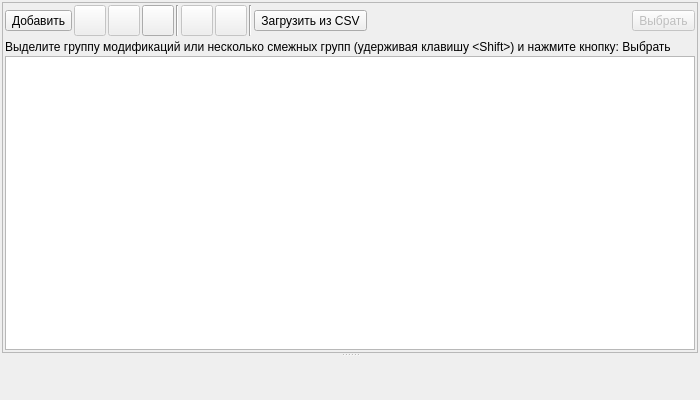
<?xml version="1.0" encoding="UTF-8"?>
<ui version="4.0">
 <class>FormModificationsGroups</class>
 <widget class="QWidget" name="FormModificationsGroups">
  <property name="geometry">
   <rect>
    <x>0</x>
    <y>0</y>
    <width>700</width>
    <height>400</height>
   </rect>
  </property>
  <property name="windowTitle">
   <string>Группы модификаций</string>
  </property>
  <layout class="QVBoxLayout" name="verticalLayout">
   <property name="spacing">
    <number>2</number>
   </property>
   <property name="leftMargin">
    <number>2</number>
   </property>
   <property name="topMargin">
    <number>2</number>
   </property>
   <property name="rightMargin">
    <number>2</number>
   </property>
   <property name="bottomMargin">
    <number>2</number>
   </property>
   <item>
    <widget class="QSplitter" name="splitterModificationsGroups">
     <property name="sizePolicy">
      <sizepolicy hsizetype="Expanding" vsizetype="Expanding">
       <horstretch>0</horstretch>
       <verstretch>0</verstretch>
      </sizepolicy>
     </property>
     <property name="orientation">
      <enum>Qt::Vertical</enum>
     </property>
     <property name="handleWidth">
      <number>3</number>
     </property>
     <widget class="QFrame" name="frame">
      <property name="frameShape">
       <enum>QFrame::StyledPanel</enum>
      </property>
      <property name="frameShadow">
       <enum>QFrame::Raised</enum>
      </property>
      <layout class="QVBoxLayout" name="verticalLayout_2">
       <property name="spacing">
        <number>2</number>
       </property>
       <property name="leftMargin">
        <number>2</number>
       </property>
       <property name="topMargin">
        <number>2</number>
       </property>
       <property name="rightMargin">
        <number>2</number>
       </property>
       <property name="bottomMargin">
        <number>2</number>
       </property>
       <item>
        <layout class="QHBoxLayout" name="horizontalLayout">
         <property name="spacing">
          <number>2</number>
         </property>
         <item>
          <widget class="QToolButton" name="toolButtonAddGroup">
           <property name="toolTip">
            <string>Добавить группу для параметров</string>
           </property>
           <property name="text">
            <string>Добавить</string>
           </property>
           <property name="icon">
            <iconset resource="../../res.qrc">
             <normaloff>:/32/icons/32x32/add.png</normaloff>:/32/icons/32x32/add.png</iconset>
           </property>
           <property name="iconSize">
            <size>
             <width>24</width>
             <height>24</height>
            </size>
           </property>
           <property name="toolButtonStyle">
            <enum>Qt::ToolButtonTextBesideIcon</enum>
           </property>
          </widget>
         </item>
         <item>
          <widget class="QToolButton" name="toolButtonEditGroup">
           <property name="enabled">
            <bool>false</bool>
           </property>
           <property name="toolTip">
            <string>Редактировать группу параметров</string>
           </property>
           <property name="icon">
            <iconset resource="../../res.qrc">
             <normaloff>:/32/icons/32x32/edit.png</normaloff>:/32/icons/32x32/edit.png</iconset>
           </property>
           <property name="iconSize">
            <size>
             <width>24</width>
             <height>24</height>
            </size>
           </property>
          </widget>
         </item>
         <item>
          <widget class="QToolButton" name="toolButtonDelGroup">
           <property name="enabled">
            <bool>false</bool>
           </property>
           <property name="toolTip">
            <string>Удалить выбранные группы</string>
           </property>
           <property name="icon">
            <iconset resource="../../res.qrc">
             <normaloff>:/32/icons/32x32/delete.png</normaloff>:/32/icons/32x32/delete.png</iconset>
           </property>
           <property name="iconSize">
            <size>
             <width>24</width>
             <height>24</height>
            </size>
           </property>
          </widget>
         </item>
         <item>
          <widget class="QToolButton" name="toolButtonRefresh">
           <property name="enabled">
            <bool>true</bool>
           </property>
           <property name="toolTip">
            <string>Обновить список групп параметров</string>
           </property>
           <property name="icon">
            <iconset resource="../../res.qrc">
             <normaloff>:/32/icons/32x32/refresh.png</normaloff>:/32/icons/32x32/refresh.png</iconset>
           </property>
           <property name="iconSize">
            <size>
             <width>24</width>
             <height>24</height>
            </size>
           </property>
          </widget>
         </item>
         <item>
          <widget class="Line" name="line_2">
           <property name="orientation">
            <enum>Qt::Vertical</enum>
           </property>
          </widget>
         </item>
         <item>
          <widget class="QToolButton" name="toolButtonGroupUp">
           <property name="enabled">
            <bool>false</bool>
           </property>
           <property name="maximumSize">
            <size>
             <width>16777215</width>
             <height>16777215</height>
            </size>
           </property>
           <property name="toolTip">
            <string>Переместить группу выше</string>
           </property>
           <property name="icon">
            <iconset resource="../../res.qrc">
             <normaloff>:/32/icons/32x32/up.png</normaloff>:/32/icons/32x32/up.png</iconset>
           </property>
           <property name="iconSize">
            <size>
             <width>24</width>
             <height>24</height>
            </size>
           </property>
          </widget>
         </item>
         <item>
          <widget class="QToolButton" name="toolButtonGroupDown">
           <property name="enabled">
            <bool>false</bool>
           </property>
           <property name="toolTip">
            <string>Переместить группу ниже </string>
           </property>
           <property name="icon">
            <iconset resource="../../res.qrc">
             <normaloff>:/32/icons/32x32/down.png</normaloff>:/32/icons/32x32/down.png</iconset>
           </property>
           <property name="iconSize">
            <size>
             <width>24</width>
             <height>24</height>
            </size>
           </property>
          </widget>
         </item>
         <item>
          <widget class="Line" name="line_3">
           <property name="orientation">
            <enum>Qt::Vertical</enum>
           </property>
          </widget>
         </item>
         <item>
          <widget class="QToolButton" name="toolButtonLoadFromCsv">
           <property name="toolTip">
            <string>Загрузить типы товаров из CSV файлов</string>
           </property>
           <property name="text">
            <string>Загрузить из CSV</string>
           </property>
           <property name="icon">
            <iconset resource="../../res.qrc">
             <normaloff>:/32/icons/32x32/csv-32.png</normaloff>:/32/icons/32x32/csv-32.png</iconset>
           </property>
           <property name="iconSize">
            <size>
             <width>24</width>
             <height>24</height>
            </size>
           </property>
           <property name="toolButtonStyle">
            <enum>Qt::ToolButtonTextBesideIcon</enum>
           </property>
          </widget>
         </item>
         <item>
          <spacer name="horizontalSpacer">
           <property name="orientation">
            <enum>Qt::Horizontal</enum>
           </property>
           <property name="sizeHint" stdset="0">
            <size>
             <width>43</width>
             <height>20</height>
            </size>
           </property>
          </spacer>
         </item>
         <item>
          <widget class="QToolButton" name="toolButtonSelect">
           <property name="enabled">
            <bool>false</bool>
           </property>
           <property name="toolTip">
            <string>Выбрать группу для модификаций</string>
           </property>
           <property name="text">
            <string>Выбрать</string>
           </property>
           <property name="icon">
            <iconset resource="../../res.qrc">
             <normaloff>:/64/icons/64x64/select.png</normaloff>:/64/icons/64x64/select.png</iconset>
           </property>
           <property name="iconSize">
            <size>
             <width>24</width>
             <height>24</height>
            </size>
           </property>
           <property name="toolButtonStyle">
            <enum>Qt::ToolButtonTextBesideIcon</enum>
           </property>
          </widget>
         </item>
        </layout>
       </item>
       <item>
        <widget class="Line" name="line">
         <property name="orientation">
          <enum>Qt::Vertical</enum>
         </property>
        </widget>
       </item>
       <item>
        <widget class="QLabel" name="labelHelp">
         <property name="text">
          <string>&lt;html&gt;&lt;head/&gt;&lt;body&gt;&lt;p&gt;Выделите группу модификаций или несколько смежных групп (удерживая клавишу &amp;lt;Shift&amp;gt;) и нажмите кнопку: &lt;img src=&quot;:/64/icons/64x64/select.png&quot; height=&quot;16&quot;/&gt;Выбрать&lt;/p&gt;&lt;/body&gt;&lt;/html&gt;</string>
         </property>
        </widget>
       </item>
       <item>
        <widget class="QTreeView" name="treeViewGroupsM"/>
       </item>
      </layout>
     </widget>
     <widget class="FormModificationsGroupsValues" name="widgetValues" native="true">
      <property name="sizePolicy">
       <sizepolicy hsizetype="Preferred" vsizetype="Preferred">
        <horstretch>0</horstretch>
        <verstretch>0</verstretch>
       </sizepolicy>
      </property>
     </widget>
    </widget>
   </item>
  </layout>
  <action name="actionAddGroup">
   <property name="icon">
    <iconset resource="../../res.qrc">
     <normaloff>:/32/icons/32x32/add.png</normaloff>:/32/icons/32x32/add.png</iconset>
   </property>
   <property name="text">
    <string>Добавить</string>
   </property>
   <property name="toolTip">
    <string>Создать новый набор (группу) для модификаций</string>
   </property>
   <property name="shortcut">
    <string>Ins</string>
   </property>
  </action>
  <action name="actionEditGroup">
   <property name="icon">
    <iconset resource="../../res.qrc">
     <normaloff>:/32/icons/32x32/edit.png</normaloff>:/32/icons/32x32/edit.png</iconset>
   </property>
   <property name="text">
    <string>Редактировать</string>
   </property>
   <property name="toolTip">
    <string>Редактировать выбранную группу</string>
   </property>
  </action>
  <action name="actionRemoveGroup">
   <property name="icon">
    <iconset resource="../../res.qrc">
     <normaloff>:/32/icons/32x32/delete.png</normaloff>:/32/icons/32x32/delete.png</iconset>
   </property>
   <property name="text">
    <string>Удалить</string>
   </property>
   <property name="toolTip">
    <string>Удалить выбранные группы</string>
   </property>
   <property name="shortcut">
    <string>Ctrl+Del</string>
   </property>
  </action>
  <action name="actionRefresh">
   <property name="icon">
    <iconset resource="../../res.qrc">
     <normaloff>:/32/icons/32x32/refresh.png</normaloff>:/32/icons/32x32/refresh.png</iconset>
   </property>
   <property name="text">
    <string>Обновить</string>
   </property>
   <property name="toolTip">
    <string>Обновить данные</string>
   </property>
   <property name="shortcut">
    <string>F5</string>
   </property>
  </action>
 </widget>
 <customwidgets>
  <customwidget>
   <class>FormModificationsGroupsValues</class>
   <extends>QWidget</extends>
   <header>formmodificationsgroupsvalues.h</header>
   <container>1</container>
  </customwidget>
 </customwidgets>
 <resources>
  <include location="../../res.qrc"/>
 </resources>
 <connections/>
</ui>
